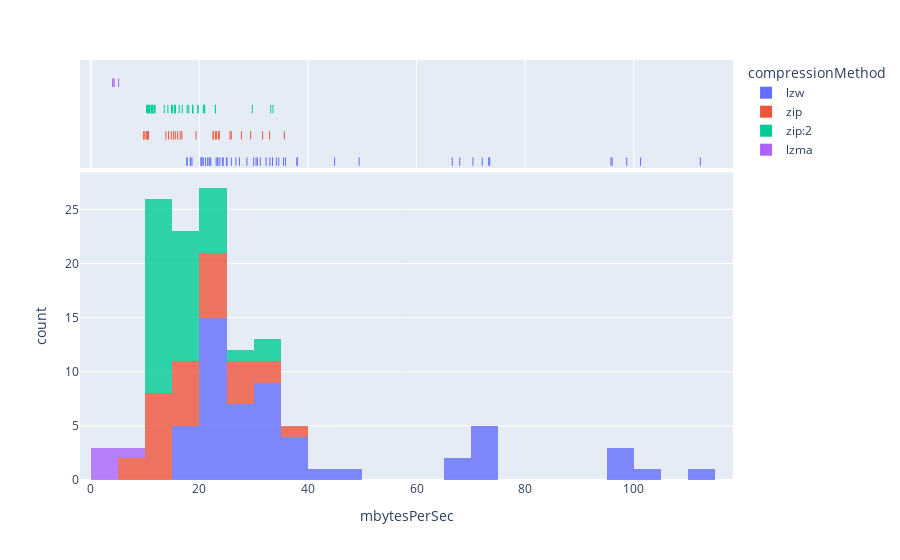

Notebook source saved alongside this figure:
### Code cell
fig = px.histogram(df, x="mbytesPerSec",nbins=25,color='compressionMethod',opacity=0.8,marginal="rug", # can be `box`, `violin`
                         hover_data=df.columns)
fig.show()
